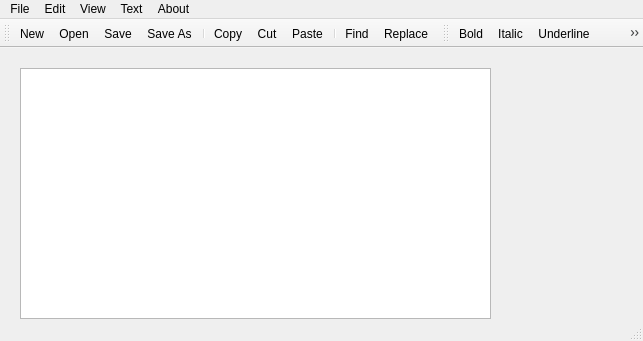
<?xml version="1.0" encoding="UTF-8"?>
<ui version="4.0">
 <class>MainWindow</class>
 <widget class="QMainWindow" name="MainWindow">
  <property name="geometry">
   <rect>
    <x>0</x>
    <y>0</y>
    <width>643</width>
    <height>341</height>
   </rect>
  </property>
  <property name="windowTitle">
   <string>MainWindow</string>
  </property>
  <widget class="QWidget" name="centralwidget">
   <widget class="QTextEdit" name="textEdit">
    <property name="geometry">
     <rect>
      <x>20</x>
      <y>20</y>
      <width>471</width>
      <height>251</height>
     </rect>
    </property>
   </widget>
  </widget>
  <widget class="QMenuBar" name="menubar">
   <property name="geometry">
    <rect>
     <x>0</x>
     <y>0</y>
     <width>643</width>
     <height>22</height>
    </rect>
   </property>
   <widget class="QMenu" name="menuFile">
    <property name="title">
     <string>File</string>
    </property>
    <addaction name="actionNew"/>
    <addaction name="separator"/>
    <addaction name="actionOpen"/>
    <addaction name="actionSave"/>
    <addaction name="actionSave_As"/>
    <addaction name="separator"/>
    <addaction name="actionExit"/>
    <addaction name="separator"/>
   </widget>
   <widget class="QMenu" name="menuEdit">
    <property name="title">
     <string>Edit</string>
    </property>
    <addaction name="actionCopy"/>
    <addaction name="actionCut"/>
    <addaction name="actionPaste"/>
    <addaction name="separator"/>
    <addaction name="actionFind"/>
    <addaction name="actionReplace"/>
    <addaction name="separator"/>
    <addaction name="actionSelect_All"/>
   </widget>
   <widget class="QMenu" name="menuView">
    <property name="title">
     <string>View</string>
    </property>
    <addaction name="actionZoom_In"/>
    <addaction name="actionZoom_out"/>
   </widget>
   <widget class="QMenu" name="menuText">
    <property name="title">
     <string>Text</string>
    </property>
    <addaction name="actionBold"/>
    <addaction name="actionItalic"/>
    <addaction name="actionUnderline"/>
    <addaction name="actionStrikethrough"/>
    <addaction name="separator"/>
    <addaction name="actionColor"/>
    <addaction name="separator"/>
    <addaction name="actionFont"/>
   </widget>
   <widget class="QMenu" name="menuAbout">
    <property name="title">
     <string>About</string>
    </property>
    <addaction name="actionHelp"/>
    <addaction name="actionAbout"/>
   </widget>
   <addaction name="menuFile"/>
   <addaction name="menuEdit"/>
   <addaction name="menuView"/>
   <addaction name="menuText"/>
   <addaction name="menuAbout"/>
  </widget>
  <widget class="QStatusBar" name="statusbar"/>
  <widget class="QToolBar" name="toolBar">
   <property name="windowTitle">
    <string>toolBar</string>
   </property>
   <attribute name="toolBarArea">
    <enum>TopToolBarArea</enum>
   </attribute>
   <attribute name="toolBarBreak">
    <bool>false</bool>
   </attribute>
   <addaction name="actionNew"/>
   <addaction name="actionOpen"/>
   <addaction name="actionSave"/>
   <addaction name="actionSave_As"/>
   <addaction name="separator"/>
   <addaction name="actionCopy"/>
   <addaction name="actionCut"/>
   <addaction name="actionPaste"/>
   <addaction name="separator"/>
   <addaction name="actionFind"/>
   <addaction name="actionReplace"/>
  </widget>
  <widget class="QToolBar" name="toolBar_2">
   <property name="windowTitle">
    <string>toolBar_2</string>
   </property>
   <attribute name="toolBarArea">
    <enum>TopToolBarArea</enum>
   </attribute>
   <attribute name="toolBarBreak">
    <bool>false</bool>
   </attribute>
   <addaction name="actionBold"/>
   <addaction name="actionItalic"/>
   <addaction name="actionUnderline"/>
   <addaction name="actionStrikethrough"/>
   <addaction name="separator"/>
   <addaction name="actionColor"/>
   <addaction name="actionFont"/>
  </widget>
  <action name="actionNew">
   <property name="icon">
    <iconset resource="resources.qrc">
     <normaloff>:/files/images/new.png</normaloff>:/files/images/new.png</iconset>
   </property>
   <property name="text">
    <string>New</string>
   </property>
  </action>
  <action name="actionOpen">
   <property name="icon">
    <iconset resource="resources.qrc">
     <normaloff>:/files/images/open.png</normaloff>:/files/images/open.png</iconset>
   </property>
   <property name="text">
    <string>Open</string>
   </property>
  </action>
  <action name="actionSave">
   <property name="icon">
    <iconset resource="resources.qrc">
     <normaloff>:/files/images/save.png</normaloff>:/files/images/save.png</iconset>
   </property>
   <property name="text">
    <string>Save</string>
   </property>
  </action>
  <action name="actionSave_As">
   <property name="icon">
    <iconset resource="resources.qrc">
     <normaloff>:/files/images/saveas.png</normaloff>:/files/images/saveas.png</iconset>
   </property>
   <property name="text">
    <string>Save As</string>
   </property>
  </action>
  <action name="actionExit">
   <property name="icon">
    <iconset resource="resources.qrc">
     <normaloff>:/files/images/cancel.png</normaloff>:/files/images/cancel.png</iconset>
   </property>
   <property name="text">
    <string>Exit</string>
   </property>
  </action>
  <action name="actionCopy">
   <property name="icon">
    <iconset resource="resources.qrc">
     <normaloff>:/files/images/copy.png</normaloff>:/files/images/copy.png</iconset>
   </property>
   <property name="text">
    <string>Copy</string>
   </property>
  </action>
  <action name="actionCut">
   <property name="icon">
    <iconset resource="resources.qrc">
     <normaloff>:/files/images/cut.png</normaloff>:/files/images/cut.png</iconset>
   </property>
   <property name="text">
    <string>Cut</string>
   </property>
  </action>
  <action name="actionPaste">
   <property name="icon">
    <iconset resource="resources.qrc">
     <normaloff>:/files/images/paste.png</normaloff>:/files/images/paste.png</iconset>
   </property>
   <property name="text">
    <string>Paste</string>
   </property>
  </action>
  <action name="actionFind">
   <property name="icon">
    <iconset resource="resources.qrc">
     <normaloff>:/files/images/find.png</normaloff>:/files/images/find.png</iconset>
   </property>
   <property name="text">
    <string>Find</string>
   </property>
  </action>
  <action name="actionReplace">
   <property name="icon">
    <iconset resource="resources.qrc">
     <normaloff>:/files/images/text_replace.png</normaloff>:/files/images/text_replace.png</iconset>
   </property>
   <property name="text">
    <string>Replace</string>
   </property>
  </action>
  <action name="actionSelect_All">
   <property name="icon">
    <iconset resource="resources.qrc">
     <normaloff>:/files/images/select_all.png</normaloff>:/files/images/select_all.png</iconset>
   </property>
   <property name="text">
    <string>Select All</string>
   </property>
  </action>
  <action name="actionZoom_In">
   <property name="icon">
    <iconset resource="resources.qrc">
     <normaloff>:/files/images/zoom_in.png</normaloff>:/files/images/zoom_in.png</iconset>
   </property>
   <property name="text">
    <string>Zoom In</string>
   </property>
  </action>
  <action name="actionZoom_out">
   <property name="icon">
    <iconset resource="resources.qrc">
     <normaloff>:/files/images/zoom_out.png</normaloff>:/files/images/zoom_out.png</iconset>
   </property>
   <property name="text">
    <string>Zoom out</string>
   </property>
  </action>
  <action name="actionBold">
   <property name="icon">
    <iconset resource="resources.qrc">
     <normaloff>:/files/images/text_bold.png</normaloff>:/files/images/text_bold.png</iconset>
   </property>
   <property name="text">
    <string>Bold</string>
   </property>
  </action>
  <action name="actionItalic">
   <property name="icon">
    <iconset resource="resources.qrc">
     <normaloff>:/files/images/text_italic.png</normaloff>:/files/images/text_italic.png</iconset>
   </property>
   <property name="text">
    <string>Italic</string>
   </property>
  </action>
  <action name="actionUnderline">
   <property name="icon">
    <iconset resource="resources.qrc">
     <normaloff>:/files/images/text_underline.png</normaloff>:/files/images/text_underline.png</iconset>
   </property>
   <property name="text">
    <string>Underline</string>
   </property>
  </action>
  <action name="actionStrikethrough">
   <property name="icon">
    <iconset resource="resources.qrc">
     <normaloff>:/files/images/text_strikethrough.png</normaloff>:/files/images/text_strikethrough.png</iconset>
   </property>
   <property name="text">
    <string>Strikethrough</string>
   </property>
  </action>
  <action name="actionColor">
   <property name="icon">
    <iconset resource="resources.qrc">
     <normaloff>:/files/images/color.png</normaloff>:/files/images/color.png</iconset>
   </property>
   <property name="text">
    <string>Color</string>
   </property>
  </action>
  <action name="actionFont">
   <property name="icon">
    <iconset resource="resources.qrc">
     <normaloff>:/files/images/font.png</normaloff>:/files/images/font.png</iconset>
   </property>
   <property name="text">
    <string>Font</string>
   </property>
  </action>
  <action name="actionHelp">
   <property name="icon">
    <iconset resource="resources.qrc">
     <normaloff>:/files/images/help.png</normaloff>:/files/images/help.png</iconset>
   </property>
   <property name="text">
    <string>Help</string>
   </property>
  </action>
  <action name="actionAbout">
   <property name="icon">
    <iconset resource="resources.qrc">
     <normaloff>:/files/images/about.png</normaloff>:/files/images/about.png</iconset>
   </property>
   <property name="text">
    <string>About</string>
   </property>
  </action>
 </widget>
 <resources>
  <include location="resources.qrc"/>
 </resources>
 <connections/>
</ui>
